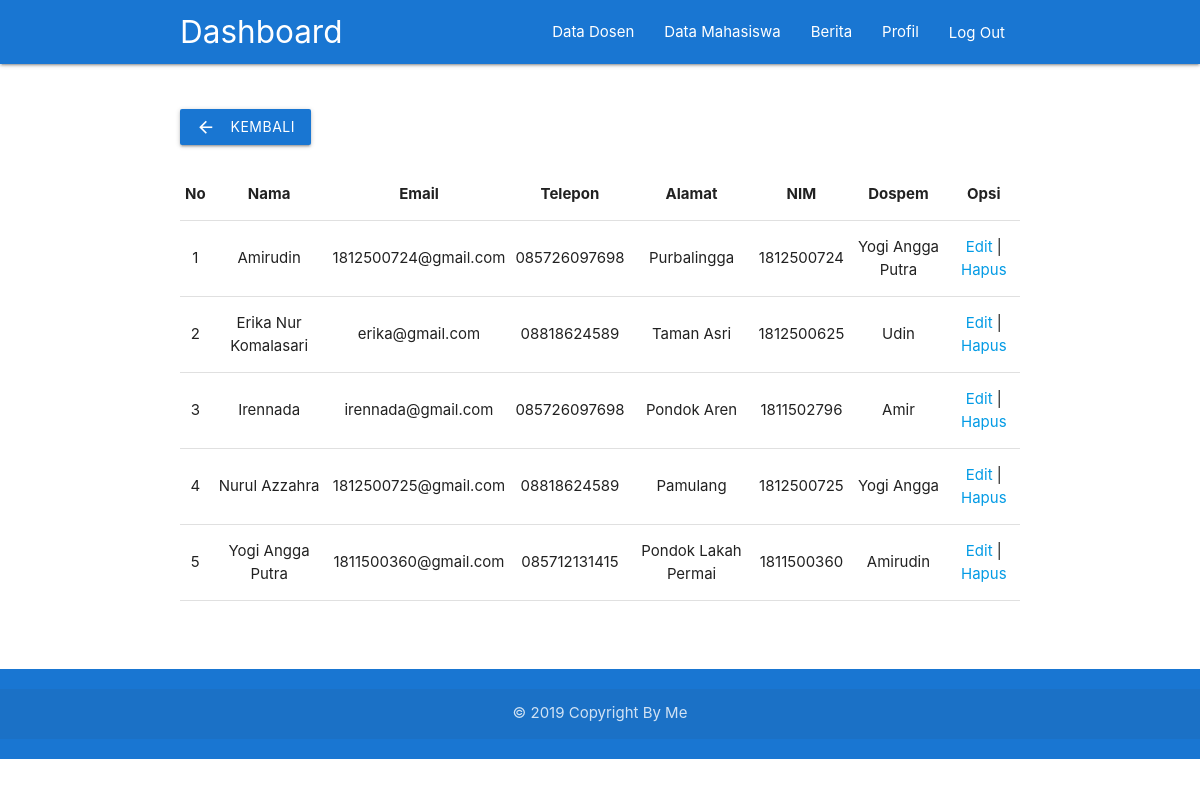
Screenshot of /admin/index.php?page=dataMhs (signed in) with the database file from the repository.
### tables this page shows
CREATE TABLE `mhs` (
  `nim` varchar(11) NOT NULL DEFAULT '',
  `nama_mhs` varchar(50) DEFAULT NULL,
  `password_mhs` varchar(35) DEFAULT NULL,
  `email_mhs` varchar(35) DEFAULT NULL,
  `telp_mhs` varchar(13) DEFAULT NULL,
  `alamat_mhs` varchar(255) DEFAULT NULL,
  `nip` varchar(11) DEFAULT NULL,
  PRIMARY KEY (`nim`),
  KEY `FKDosen` (`nip`),
  CONSTRAINT `FKDosen` FOREIGN KEY (`nip`) REFERENCES `dosen` (`nip`) ON DELETE CASCADE ON UPDATE CASCADE
);

CREATE TABLE `dosen` (
  `nip` varchar(11) NOT NULL DEFAULT '',
  `nama_dosen` varchar(50) DEFAULT NULL,
  `password_dosen` varchar(35) DEFAULT NULL,
  `email_dosen` varchar(35) DEFAULT NULL,
  `telp_dosen` varchar(13) DEFAULT NULL,
  `alamat_dosen` varchar(255) DEFAULT NULL,
  PRIMARY KEY (`nip`)
);

### admin/pages/dataMhs.php (the view)
<div class="container"><br><br>
<a href="index.php" class="btn blue darken-2"><i class="material-icons left">arrow_back</i> Kembali</a><br><br>
    <table class="highlight centered">
        <thead>
            <tr>
                <th>No</th>
                <th>Nama</th>
                <th>Email</th>
                <th>Telepon</th>
                <th>Alamat</th>
                <th>NIM</th>
                <th>Dospem</th>
                <th rowspan=2>Opsi</th>
            </tr>
        </thead>
            <?php
            $no = 1;
            $data = mysqli_query($connect,"SELECT a.*, b.nama_dosen FROM mhs a, dosen b WHERE a.nip=b.nip ORDER BY nama_mhs");
            while($d = mysqli_fetch_array($data)){
                ?>
                <tbody>
                    <tr>
                    <td><?php echo $no++; ?></td>
                    <td><?php echo $d['nama_mhs']; ?></td>
                    <td><?php echo $d['email_mhs']; ?></td>
                    <td><?php echo $d['telp_mhs']; ?></td>
                    <td><?php echo $d['alamat_mhs']; ?></td>
                    <td><?php echo $d['nim']; ?></td>
                    <td><?php echo $d['nama_dosen']?></td>
                    <td>
                        <a href="index.php?page=upMhs&&nim=<?php echo $d['nim']; ?>">Edit</a> |
                        <a href="index.php?page=delMhs&&nim=<?php echo $d['nim']; ?>">Hapus</a>
                    </td>
                    </tr>
                </tbody>
                <?php
            }
		        ?>
	</table><br><br><br>
    </div>

### admin/header.php (style rules this page uses)
body { display: flex; min-height: 100vh; flex-direction: column; }

### rows the page displays
mhs: nama_mhs "Amirudin", email_mhs "1812500724@gmail.com", telp_mhs "085726097698", alamat_mhs "Purbalingga", nim "1812500724", nip.nama_dosen "Yogi Angga Putra"
mhs: nama_mhs "Erika Nur Komalasari", email_mhs "erika@gmail.com", telp_mhs "08818624589", alamat_mhs "Taman Asri", nim "1812500625", nip.nama_dosen "Udin"
mhs: nama_mhs "Irennada", email_mhs "irennada@gmail.com", telp_mhs "085726097698", alamat_mhs "Pondok Aren", nim "1811502796", nip.nama_dosen "Amir"
mhs: nama_mhs "Nurul Azzahra", email_mhs "1812500725@gmail.com", telp_mhs "08818624589", alamat_mhs "Pamulang", nim "1812500725", nip.nama_dosen "Yogi Angga"
mhs: nama_mhs "Yogi Angga Putra", email_mhs "1811500360@gmail.com", telp_mhs "085712131415", alamat_mhs "Pondok Lakah Permai", nim "1811500360", nip.nama_dosen "Amirudin"
